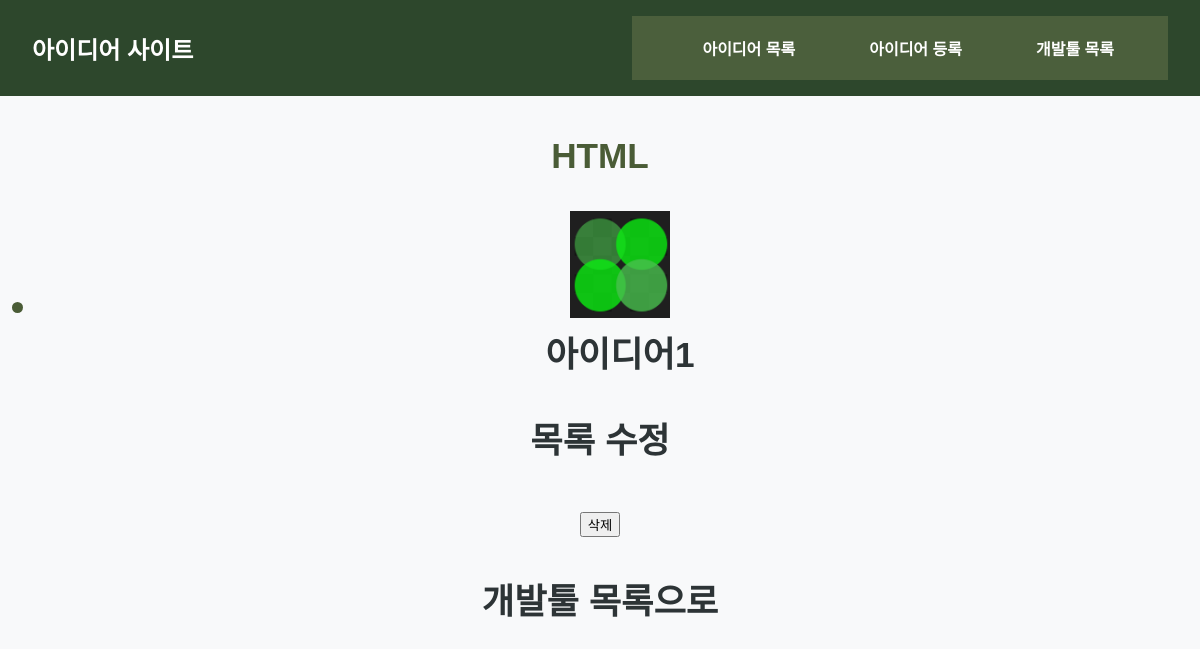
The app's page /devtools/1/ with its own data.
### ideas/models.py (models this page shows, shortened)
class DevTool(models.Model):
    name = models.CharField(max_length=100) #개발툴 이름
    kind = models.CharField(max_length=100) #개발툴 종류
    content = models.TextField() #개발툴 설명

class Idea(models.Model):
    title = models.CharField(max_length=200) #아이디어 제목
    image = models.ImageField(upload_to='idea_images/') #썸네일 이미지 저장 경로
    content = models.TextField() #아이디어 설명
    interest = models.PositiveIntegerField(default=0) #관심도 숫자
    devtool = models.ForeignKey(DevTool, on_delete=models.CASCADE, related_name='ideas')
    created_at = models.DateTimeField(auto_now_add=True)
    updated_at = models.DateTimeField(auto_now=True)
    tags = models.ManyToManyField(Tag, blank=True)

### ideas/views.py (the view)
# urls.py: path('devtools/<int:tool_id>/', views.devtool_detail, name='devtool_detail'),
def devtool_detail(request, tool_id):
    devtool = get_object_or_404(DevTool, id=tool_id)
    ideas = Idea.objects.filter(devtool=devtool)
    return render(request, 'ideas/devtool_detail.html',{
        'devtool' : devtool,
        'ideas' : ideas,
    })

### ideas/templates/ideas/devtool_detail.html (shortened to what this page needs)
{% extends 'ideas/base.html' %}
{% block content %}
<h1>{{ devtool.name }}
{% if ideas %}
    <ul>
    {% for idea in ideas %}
    <li>
        <a href="{% url 'ideas:idea_detail' idea.id %}">
            <img src="{{ idea.image.url }}" width="100"><br>
            {{ idea.title }}
        </a>
    </li>
    {% endfor %}
    </ul>
    {% else %}
    <p>아직 이 개발툴을 사용하는 아이디어가 없습니다.</p>
{% endif %}
<p>
    <a href="{% url 'ideas:devtool_list' %}">목록</a>
    <a href="{% url 'ideas:devtool_update' devtool.id %}">수정</a>
    <form method="POST" action="{% url 'ideas:devtool_delete' devtool.id %}" style="display: inline;">
        <button type="submit">삭제</button>
    </form>
</p>
    <a href="{% url 'ideas:devtool_list' %}">개발툴 목록으로</a>
</h1>
{% endblock %}

### ideas/static/ideas/css/style.css (style rules this page uses)
body { font-family: 'Noto Sans KR', sans-serif; background-color: #f3f5f7; margin: 0; padding: 0; color: #333; }
h1 { text-align: center; color: #4a5c36; margin-top: 40px; font-size: 2.2rem; font-weight: bold; }
body { margin: 0; padding: 0; font-family: 'Noto Sans KR', sans-serif; background-color: #f8f9fa; color: #2d3436; }
a { text-decoration: none; color: #2d3436; }

### records on screen
DevTool: name "HTML"
Idea: image (picture), title "아이디어1"
